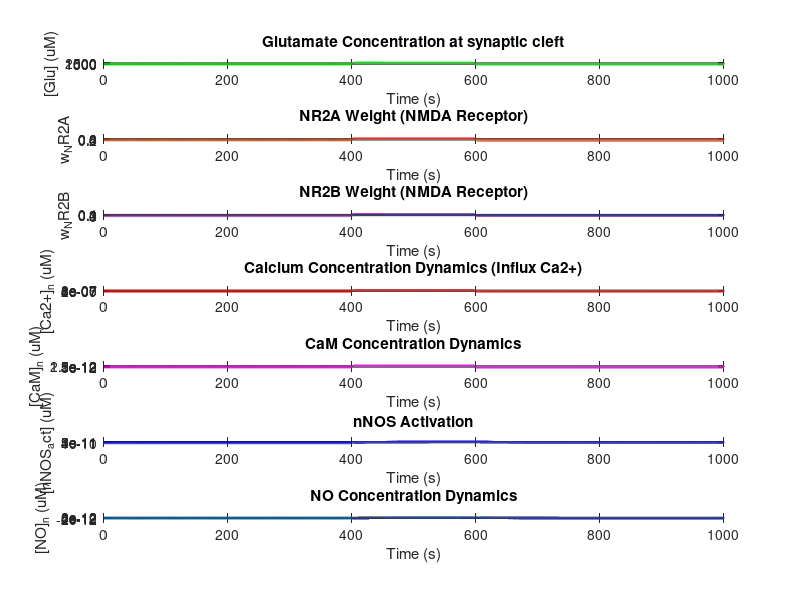
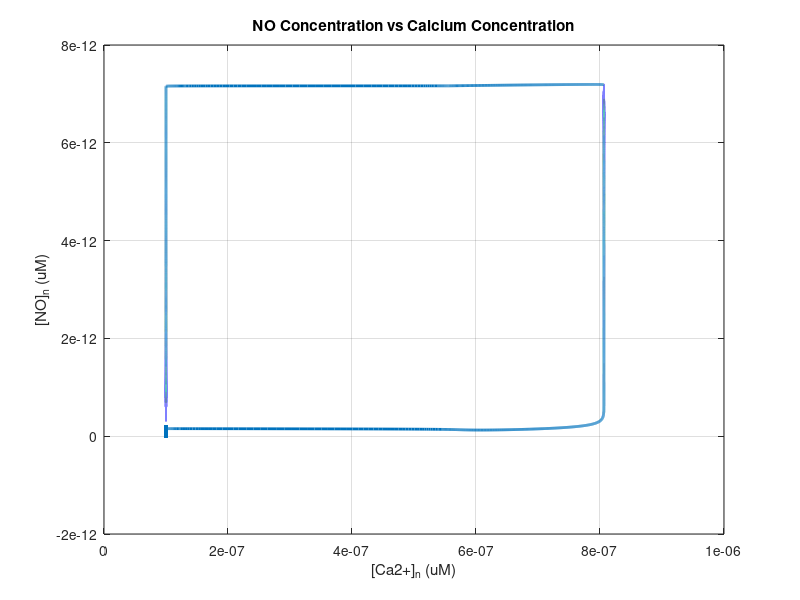

MATLAB code to generate these figures, in order:
function NO_dynamics_simulation_finall()
    clear all; 
    
    params = struct(...
        'CaM_total', 1.0, ...    % uM (Total Calmodulin concentration)
        'K_d_CaM', 0.5, ...      % uM (Apparent dissociation constant for Ca2 to CaM)
        'n_Hill', 2.0, ...       % Hill coefficient for Ca2 binding to CaM
        'Vmax_nNOS', 25e-3, ... % uM/s 
        'Km_nNOS', 9.27e-2, ... % uM 
        'mu_deact_n', 0.0167, ... % s^-1 
        'Vmax_NO_n', 4.22, ...   % s^-1 
        'Km_O2_n', 243, ...      % uM 
        'KmLArg_n', 1.5, ...     % uM 
        'k_O2_n', 9.6e-6, ...    % uM^-2 s^-1 
        'X_nk', 25, ...          % um 
        'D_C_NO', 3300, ...      % um^2/s 
        'O2_n', 200, ...         % uM 
        'LArg_n', 100, ...       % uM 
        'V_spline', 8e-11, ...   % Dendritic spine volume (L)
        'K_ev', 1.6e3, ...       % s^-1 (Ca2 decay rate) 
        'Ca2_rest', 1e-7, ...   % uM (resting [Ca2])
        'A_buf', 20, ...         % Buffer capacity (dimensionless) 
        'v_n', -0.04, ...       % Neuronal membrane potential (V) 
        'G_M', 4.6e4, ...       % NMDA-R conductance (fS). 
        'P_Ca_over_P_M', 3.6, ...% Permeability ratio (P_Ca/P_M). 
        'Ca_ex', 2000, ...       % External [Ca2] (uM) 
        'M', 1.3e5, ...         % Monovalent ion concentration (uM) 
        'alpha_v', -80, ...     % Voltage translation factor (V^-1) 
        'beta_v', 0.02, ...      % Voltage translation offset (V) 
        'T', 310, ...            % Temperature (K) 
        'R_gas', 8.314, ...      % Gas constant (J/(mol.K)) 
        'F', 96485, ...          % Faraday constant (C/mol) 
        'Km_A', 650, ...         % Michaelis constant for NR2A (uM) 
        'Km_B', 2800, ...         % Michaelis constant for NR2B (uM) 
        't0', 400, ...            % Start time for Glu pulse (s) 
        't2', 600, ...            % End time for Glu pulse (s)  
        'Glu_max', 1846 ...     % Maximum glutamate concentration (uM)
    );
    
    fprintf("\n--- Debugging Information ---\n");
    fprintf("  Ca2_n_initial (set to params.Ca2_rest): %.7f uM\n", params.Ca2_rest); 
    fprintf("  params.Ca2_rest: %.7f uM\n", params.Ca2_rest); 
    fprintf("  params.K_d_CaM: %.2f uM\n", params.K_d_CaM);
    fprintf("  params.n_Hill: %.2f\n", params.n_Hill);
    fprintf("  params.CaM_total: %.2f uM\n", params.CaM_total);
    fprintf("-----------------------------\n\n");

    Ca2_n_initial = params.Ca2_rest; 
    tspan = [0, 1000];         
    y0 = [Ca2_n_initial, 0, 0, 0]; 
    options = odeset('RelTol', 1e-6, 'AbsTol', 1e-13);

    [t, y] = ode45(@(t, y) no_dynamics(t, y, params), tspan, y0, options);

    function dydt = no_dynamics(t, y, params)
        Ca2_n = y(1);
        nNOS_scL = y(2);
        NO_n = y(3);
        NO_k = y(4);

        %% 1. Glutamate
        if t >= params.t0 && t <= params.t2
            Glul_sc = params.Glu_max * (0.5 * tanh(t - params.t0) - 0.5 * tanh(t - params.t2));
        else
            Glul_sc = 0;
        end
        
        %% 2. NMDA Receptor Activation and inward calcim current
        w_NR2A = Glul_sc / (params.Km_A + Glul_sc);
        w_NR2B = Glul_sc / (params.Km_B + Glul_sc);

        numerator = 4 * params.v_n * params.G_M * params.P_Ca_over_P_M * (params.Ca_ex / params.M);
        denominator = 1 + exp(params.alpha_v * (params.v_n + params.beta_v));
        exponent_term = exp(2 * params.v_n * params.F / (params.R_gas * params.T));
        fraction = exponent_term / (1 - exponent_term);
        
        I_Ca_fA = (numerator / denominator) * fraction;
        I_Ca_tot_fA = I_Ca_fA * (0.63 * w_NR2A + 11 * w_NR2B);
        I_Ca_tot_A = I_Ca_tot_fA * 1e-15;
        
        %% 3. Influx Ca2+
        term1 = (-I_Ca_tot_A / (2 * params.F * params.V_spline)) * 1e6;
        term2 = params.K_ev * (Ca2_n - params.Ca2_rest);
        dCa2_n_dt = (term1 - term2) / (1 + params.A_buf);

        %% 4. Ca-CaM Complex Contentration
        CaM_n = params.CaM_total * (Ca2_n^params.n_Hill) / (params.K_d_CaM^params.n_Hill + Ca2_n^params.n_Hill);

        %% 5. nNOS Activation
        dnNOS_scL_dt = (params.Vmax_nNOS * CaM_n) / (params.Km_nNOS + CaM_n) - params.mu_deact_n * nNOS_scL;

        %% 6. NO Proudction
        p_NO_n = params.Vmax_NO_n * nNOS_scL * ...
                 (params.O2_n / (params.Km_O2_n + params.O2_n)) * ...
                 (params.LArg_n / (params.KmLArg_n + params.LArg_n));

        %7 NO Consumption Flux
        c_NO_n = params.k_O2_n * NO_n^2 * params.O2_n;
        %Time for NO to diffuse between the centres of the NE and the AC
        tau_ns = (params.X_nk^2) / (2 * params.D_C_NO);
        %NO Diffusion Flux
        d_NO_n = (NO_k - NO_n) / tau_ns;
        %8  
        dNO_n_dt = p_NO_n - c_NO_n + d_NO_n; 

        dydt = [dCa2_n_dt; dnNOS_scL_dt; p_NO_n - c_NO_n + d_NO_n; 0]; 
    end

    Glu_conc = params.Glu_max * (0.5 * tanh(t - params.t0) - 0.5 * tanh(t - params.t2));
    w_NR2A_plot = Glu_conc ./ (params.Km_A + Glu_conc);
    w_NR2B_plot = Glu_conc ./ (params.Km_B + Glu_conc);

    % Calculate CaM_n for plotting (using the same formula as in the ODE)
    CaM_n_plot = params.CaM_total * (y(:,1).^params.n_Hill) ./ (params.K_d_CaM^params.n_Hill + y(:,1).^params.n_Hill);

    figure;
    
    %% Plots
    subplot(7,1,1);
    plot(t, Glu_conc, 'LineWidth', 2, 'Color', 'g');
    xlabel('Time (s)');
    ylabel('[Glu] (uM)');
    title('Glutamate Concentration at synaptic cleft');
    grid on;

    subplot(7,1,2);
    plot(t, w_NR2A_plot, 'LineWidth', 2, 'Color', [0.8500 0.3250 0.0980]);
    xlabel('Time (s)');
    ylabel('w_NR2A');
    title('NR2A Weight (NMDA Receptor)');
    grid on;

    subplot(7,1,3);
    plot(t, w_NR2B_plot, 'LineWidth', 2, 'Color', [0.4940 0.1840 0.5560]);
    xlabel('Time (s)');
    ylabel('w_NR2B');
    title('NR2B Weight (NMDA Receptor)');
    grid on;

    subplot(7,1,4);
    plot(t, y(:,1), 'LineWidth', 2, 'Color', 'r');
    xlabel('Time (s)');
    ylabel('[Ca2+]_n (uM)');
    title('Calcium Concentration Dynamics (Influx Ca2+)');
    grid on;

    subplot(7,1,5);
    plot(t, CaM_n_plot, 'LineWidth', 2, 'Color', 'm');
    xlabel('Time (s)');
    ylabel('[CaM]_n (uM)');
    title('CaM Concentration Dynamics');
    grid on;

    subplot(7,1,6);
    plot(t, y(:,2), 'LineWidth', 2, 'Color', 'b');
    xlabel('Time (s)');
    ylabel('[nNOS_act] (uM)');
    title('nNOS Activation');
    grid on;

    subplot(7,1,7);
    plot(t, y(:,3), 'LineWidth', 2);
    xlabel('Time (s)');
    ylabel('[NO]_n (uM)');
    title('NO Concentration Dynamics');
    grid on;
    
    figure;
    plot(y(:,1), y(:,3), 'LineWidth', 2);
    xlabel('[Ca2+]_n (uM)');
    ylabel('[NO]_n (uM)');
    title('NO Concentration vs Calcium Concentration');
    grid on;
    
    steady_state_NO = mean(y(end-10:end, 3));
    steady_state_Ca = mean(y(end-10:end, 1));
    fprintf('Steady-state values:\n');
    fprintf('  [NO]_n = %.4f uM\n', steady_state_NO);
    fprintf('  [Ca2+]_n = %.7f uM\n', steady_state_Ca); 
end


